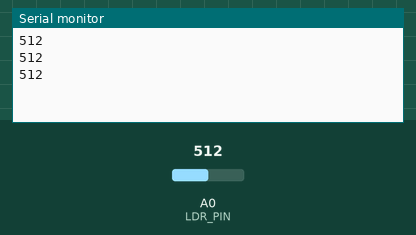
Bench run of a sketch on a simulated Arduino Uno, built with avr-gcc and run on an emulated ATmega328P. On the bench: the last lines printed to the serial monitor. The inputs (shaded band) are chosen by the test bench; at power-on: A0 (LDR_PIN) = 512.

Above: at 1.3 s.
1.4 s: A0 (LDR_PIN) set to 716
At 1.9 s:
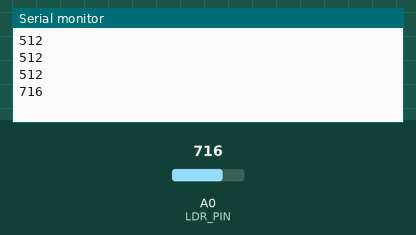
2.9 s: A0 (LDR_PIN) set to 900
At 3.5 s:
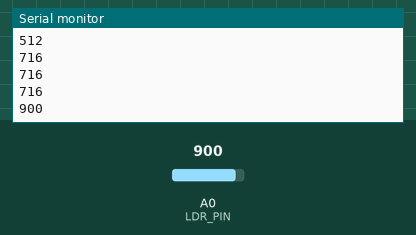
Timing chart, 0 to 5.9 s (numbered marks = the images above; inputs shaded):
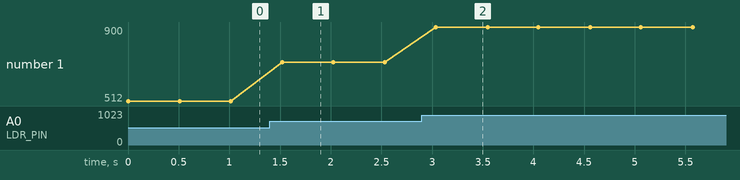

The sketch:

LDR.ino
```cpp
float Readings (int, int);


//Generamos dos variables para leer el LDR
int ldrRead = 0;
#define LDR_PIN 0
#define LDR_PROMEDY 10


void setup()
{
Serial.begin(9600);
}


void loop()
{
ldrRead = analogRead(LDR_PIN);
Serial.println(ldrRead);
delay (500);
ldrRead = Readings(LDR_PROMEDY,LDR_PIN);
Serial.println(ldrRead);
delay (500);
}
float Readings(int cantReads,int sensorPin)
{
  float promedy = 0.0;
  for (int reads = 1; reads <= cantReads ; reads++)
  {
    promedy=promedy+analogRead(sensorPin); // Escalamiento de Pv


   delay(1);
 }
  return (promedy/cantReads);
}
```

Measured:
- after the input at 1.4 s, the serial monitor: prints a new line after 0.12 s (image 1)
- after the input at 2.9 s, the serial monitor: prints a new line after 0.14 s (image 2)
- plotted number 1: 512 → 716 after the input at 1.4 s, 716 → 900 after the input at 2.9 s
